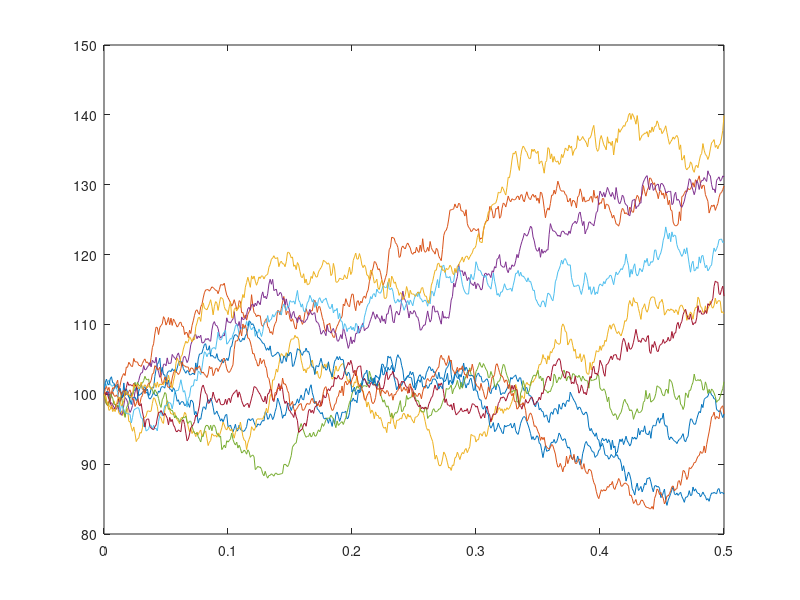
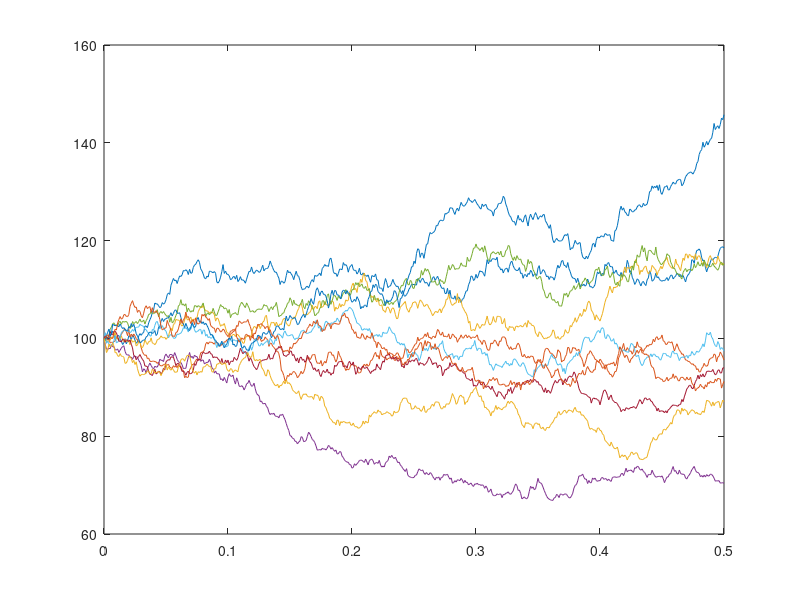

The MATLAB source for these figures, in order:
%in the real world
n=10;
F1=zeros(1,n);
F2=zeros(1,n);
mu=0.1;
sigma=0.2;
j=1;
while(j<=n)
    S=100;
    U=zeros(1,501);
    R=normrnd(0,1,[1,1000]); %R is an array of variables belonging to normal distribution
    U(1)=S;
    T=[0:0.001:0.5];
    i=2;
    while(i<=501)
        U(i)=U(i-1)*exp((mu-((sigma*sigma)/2))*(T(i)-T(i-1))+(sigma*sqrt(T(i)-T(i-1))*(R(i-1))));
        i=i+1;
    end
    F1(j)=U(i-1);%storing the final value of the stock in each path
    F2(j)=U(i-1);
    plot(T,U);
    hold on;
    j=j+1;
end
%in the risk neutral world return=0.05;
figure;
mu=0.05;
sigma=0.2;
j=1;
F3=zeros(1,n);
F4=zeros(1,n);
while(j<=n)
    S=100;
    U1=zeros(1,501);
    R=normrnd(0,1,[1,1000]);% an array of 1000 standard normal random variables 
    U1(1)=S;
    T=[0:0.001:0.5];
    i=2;
    while(i<=501)
        U1(i)=U1(i-1)*exp((mu-((sigma*sigma)/2))*(T(i)-T(i-1))+(sigma*sqrt(T(i)-T(i-1))*(R(i-1))));
        i=i+1;
    end
    F3(j)=U1(i-1);%storing the final value of the stock in each path
    F4(j)=U1(i-1);
    plot(T,U1);
    hold on;
    j=j+1;
end
%call value calculation
K=90;
i=1;
while(i<=n)
    F1(i)=max((K-F1(i)),0);%call
    F2(i)=max((F2(i)-K),0);%put
    F3(i)=max((K-F3(i)),0);%call
    F4(i)=max((F4(i)-K),0);%put
    i=i+1;
end
display('call-real value');
(mean(F1))*exp(-1*0.5*0.05)
display('put-real value');
(mean(F2))*exp(-1*0.5*0.05)
display('call-riskfree value');
(mean(F3))*exp(-1*0.5*0.05)
display('put-riskfree value');
(mean(F4))*exp(-1*0.5*0.05)
